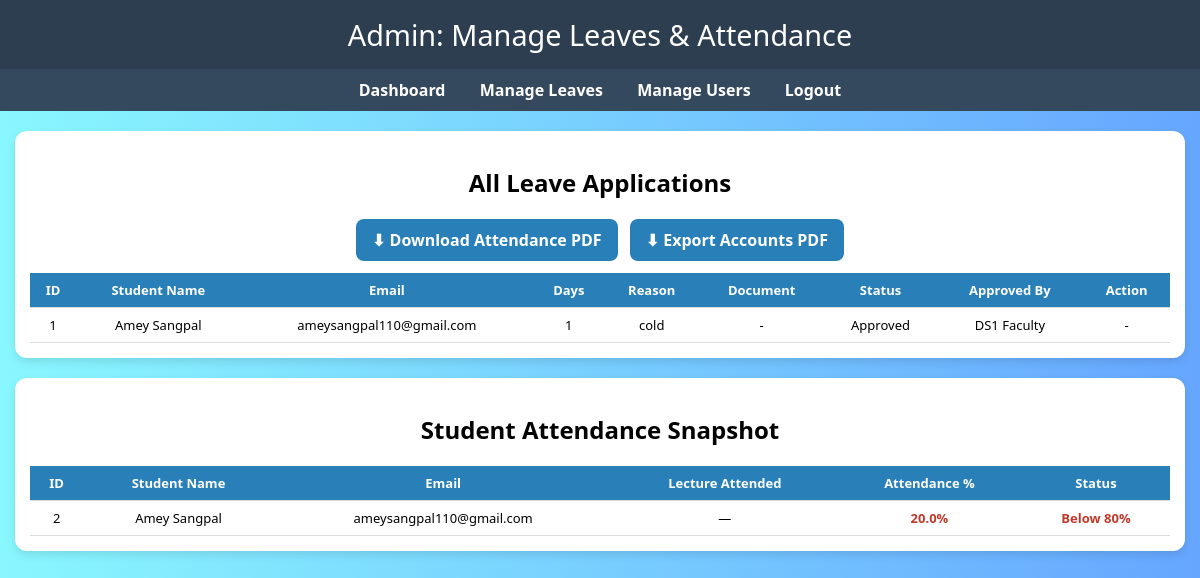
The app's page /admin/leaves (signed in), older data.
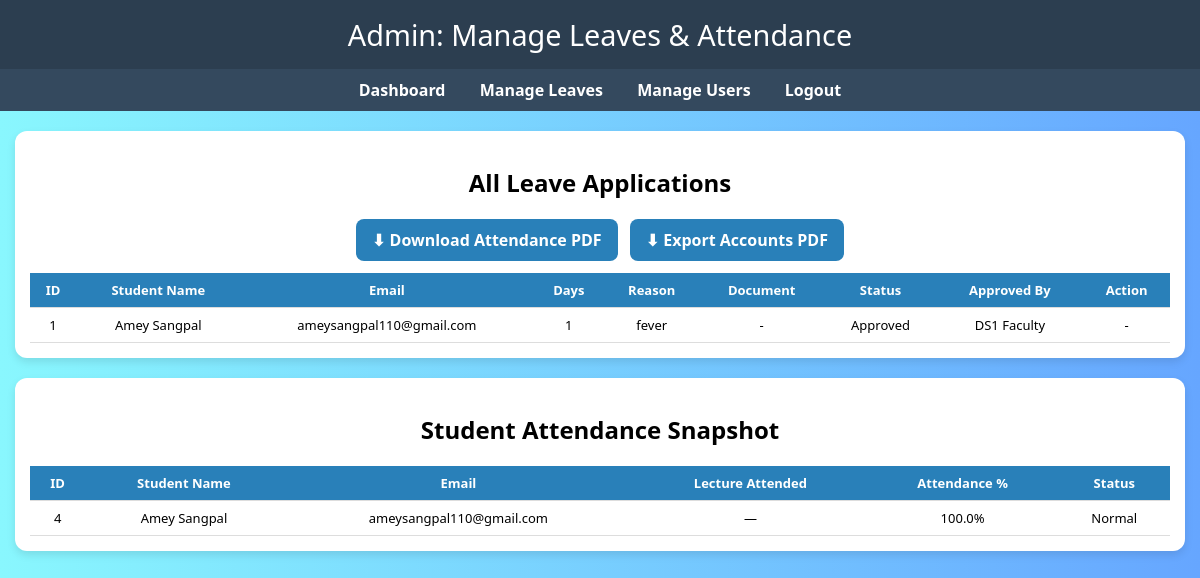
The same page, newer data.
### app.py (models this page shows)
class Leave(db.Model):
    id = db.Column(db.Integer, primary_key=True)
    student_id = db.Column(db.Integer, db.ForeignKey('user.id', ondelete='CASCADE'), nullable=False)
    name = db.Column(db.String(150), nullable=False)
    email = db.Column(db.String(150), nullable=False)
    days = db.Column(db.Integer, nullable=False)
    reason = db.Column(db.Text, nullable=False)
    document = db.Column(db.String(150), nullable=True)
    status = db.Column(db.String(20), default='Pending')
    approved_by = db.Column(db.String(150), nullable=True)

class User(db.Model):
    id = db.Column(db.Integer, primary_key=True)
    name = db.Column(db.String(150), nullable=False)
    email = db.Column(db.String(150), unique=True, nullable=False)
    password = db.Column(db.String(150), nullable=False)
    role = db.Column(db.String(50), nullable=False)
    leaves = db.relationship('Leave', backref='user', lazy=True,
                             cascade='all, delete-orphan', passive_deletes=True)
    attendance = db.relationship('Attendance', backref='student', lazy=True,
                                 cascade='all, delete-orphan', passive_deletes=True)

### app.py (the view, shortened to what this page needs)
@app.route('/admin/leaves', methods=['GET', 'POST'])
def admin_leaves():
    if 'role' not in session or session['role'].lower() != 'admin':
        flash("Unauthorized access.", "error")
        return redirect(url_for('login'))
    leaves = Leave.query.order_by(Leave.id.desc()).all()
    students = []
    for s in User.query.filter_by(role='student').order_by(User.id).all():
        rec = Attendance.query.filter_by(student_id=s.id).order_by(Attendance.updated_at.desc(), Attendance.id.desc()).first()
        perc = rec.percentage if rec else 0.0
        students.append({
            'id': s.id,
            'name': s.name,
            'email': s.email,
            'lectures_attended': '—',
            'percentage': round(perc, 2)
        })
    return render_template('admin_leaves.html', leaves=leaves, students=students)

### templates/admin_leaves.html (shortened to what this page needs)
<!DOCTYPE html>
<html lang="en">
<head>
</head>
<body>
  <header>Admin: Manage Leaves & Attendance</header>
  <nav>
    <a href="{{ url_for('admin_dashboard') }}">Dashboard</a>
    <a href="{{ url_for('admin_leaves') }}">Manage Leaves</a>
    <a href="{{ url_for('admin_users') }}">Manage Users</a>
    <a href="{{ url_for('logout') }}">Logout</a>
  </nav>
  <div class="container">
    <h2 style="text-align:center;">All Leave Applications</h2>
    <div class="action-row">
      <a class="btn" href="{{ url_for('download_attendance_all') }}">⬇ Download Attendance PDF</a>
      <a class="btn" href="{{ url_for('export_users') }}">⬇ Export Accounts PDF</a>
    </div>
    <table>
      <tr><th>ID</th><th>Student Name</th><th>Email</th><th>Days</th><th>Reason</th><th>Document</th><th>Status</th><th>Approved By</th><th>Action</th></tr>
      {% for leave in leaves %}
      <tr>
        <td>{{ leave.id }}</td>
        <td>{{ leave.name }}</td>
        <td>{{ leave.email }}</td>
        <td>{{ leave.days }}</td>
        <td style="max-width:220px;word-wrap:break-word;">{{ leave.reason }}</td>
        <td>{% if leave.document %}<a href="{{ url_for('static', filename='uploads/' + leave.document) }}" target="_blank">View</a>{% else %}-{% endif %}</td>
        <td>{{ leave.status }}</td>
        <td>{{ leave.approved_by or '-' }}</td>
        <td>
          {% if leave.status == 'Pending' %}
          <form method="POST" style="display:inline;" action="{{ url_for('admin_leaves') }}">
            <input type="hidden" name="leave_id" value="{{ leave.id }}">
            <input type="hidden" name="action" value="approve">
            <button type="submit">Approve</button>
          </form>
          <form method="POST" style="display:inline;" action="{{ url_for('admin_leaves') }}">
            <input type="hidden" name="leave_id" value="{{ leave.id }}">
            <input type="hidden" name="action" value="reject">
            <button type="submit">Reject</button>
          </form>
          {% else %}
            -
          {% endif %}
        </td>
      </tr>
      {% endfor %}
    </table>
  </div>
  <div class="container">
    <h2 style="text-align:center;">Student Attendance Snapshot</h2>
    <table>
      <tr><th>ID</th><th>Student Name</th><th>Email</th><th>Lecture Attended</th><th>Attendance %</th><th>Status</th></tr>
      {% for student in students %}
      <tr>
        <td>{{ student.id }}</td>
        <td>{{ student.name }}</td>
        <td>{{ student.email }}</td>
        <td>{{ student.lectures_attended }}</td>
        <td {% if student.percentage < 80 %}class="low-attendance"{% endif %}>{{ student.percentage }}%</td>
        <td>{% if student.percentage < 80 %}<span class="low-attendance">Below 80%</span>{% else %}Normal{% endif %}</td>
      </tr>
      {% endfor %}
    </table>
  </div>
</body>
</html>

### templates/admin_leaves.html (style rules this page uses)
body { font-family:'Segoe UI',sans-serif; background:linear-gradient(to right,#89f7fe,#66a6ff); margin:0; padding:0; }
header { background:#2c3e50;color:#fff;padding:15px 0;text-align:center;font-size:1.8em; }
nav { background:#34495e;text-align:center;padding:10px; }
nav a { color:white;text-decoration:none;margin:0 15px;font-weight:bold; }
.container { width:95%;margin:20px auto;background:white;border-radius:12px;padding:15px;box-shadow:0 4px 8px rgba(0,0,0,0.1);margin-bottom:20px; }
table { width:100%;border-collapse:collapse;font-size:13px; }
th,td { padding:8px;border-bottom:1px solid #ddd;text-align:center; }
th { background:#2980b9;color:#fff; }
.action-row { display:flex; justify-content:center; gap:12px; margin-bottom:12px; flex-wrap:wrap; }
.btn { background:#2980b9; color:#fff; padding:10px 16px; border:none; border-radius:8px; text-decoration:none; font-weight:bold; cursor:pointer; }

Row changes from the older to the newer data that the page shows:
removed User: id "2", name "Amey Sangpal", email "ameysangpal110@gmail.com", lectures_attended "—", percentage "20.0", shows "Below 80%"
changed Leave "Amey Sangpal": reason "cold" → "fever"
added User: id "4", name "Amey Sangpal", email "ameysangpal110@gmail.com", lectures_attended "—", percentage "100.0", shows "Normal"
